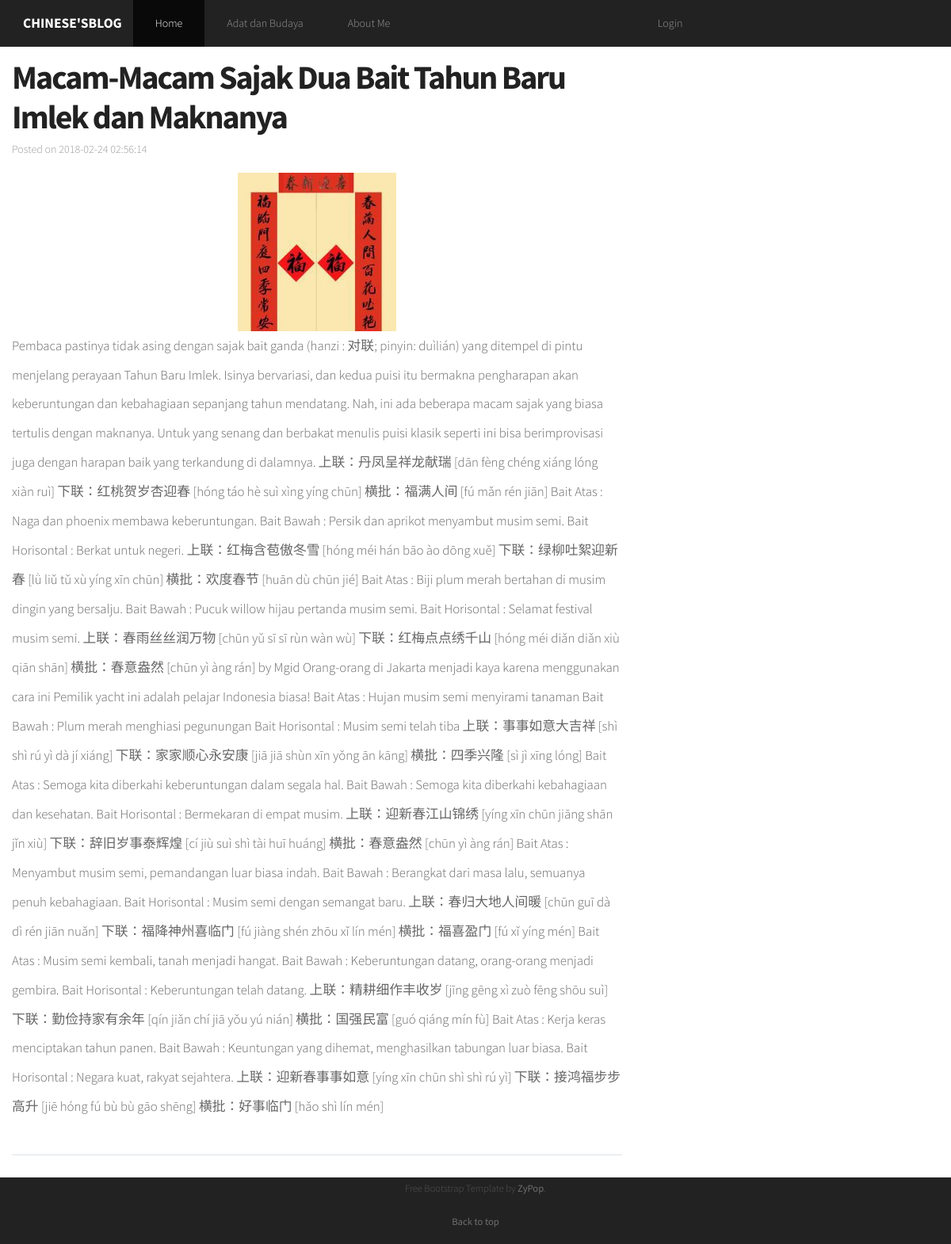
/AdatBudaya/lihatdetail/2, run on the app's committed database.
### tables this page shows
CREATE TABLE `adatbudaya` (
  `id_adatbudaya` int(11) NOT NULL,
  `nama_adat` varchar(100) NOT NULL,
  `deskripsi` text NOT NULL,
  `link_foto` text NOT NULL,
  `tgl_edit` datetime NOT NULL
);

### application/controllers/AdatBudaya.php (called while the page is built, shortened)
<?php
class AdatBudaya extends CI_Controller {
	 public function __construct() {
		 $this->load->model('m_adat');
	 }
	public function lihatdetail($id){
		$result  = $this->m_adat->lihatAdat(trim($id));
		$data = array(
				'id_adatbudaya' => $result[0]->id_adatbudaya,
        'nama_adat' =>  $result[0]->nama_adat,
      	'deskripsi' => $result[0]->deskripsi,
        'link_foto' =>  $result[0]->link_foto,
        'tgl_edit' =>  $result[0]->tgl_edit
    );
		$this->load->view('templates/header');
		$this->load->view('templates/mainnav');
		$this->load->view('templates/detailadatbudaya',$data);
		$this->load->view('templates/footer');
	}
}

### index.php (called while the page is built, shortened)
<?php
require_once BASEPATH.'core/CodeIgniter.php';

### application/models/m_adat.php (called while the page is built, shortened)
<?php
class M_adat extends CI_Model{
		public function lihatAdat($id) {
				$condition = "id_adatbudaya =" . "'" . $id . "'";
				$this->db->select('*');
				$this->db->from('adatbudaya');
				$this->db->where($condition);
				$this->db->limit(1);
				$query = $this->db->get();
				if ($query->num_rows() == 1) {
						return $query->result();
				} else {
						return false;
				}
		}
}

### application/views/templates/detailadatbudaya.php (the view)
<main class="container">
    <div class="row">
        <div class="col-md-8">
            <article>
                <h2 class="article-title"><?= $nama_adat ?></h2>
                <p class="article-meta">Posted on  <time datetime="<?= $tgl_edit ?>"><?= $tgl_edit ?></time></p>
                <center><img src="<?= base_url()."".$link_foto ?>" ></center>
                <p><?= $deskripsi ?></p>
            </article>
        </div>
    </div>
</main>

### data on the page
adatbudaya: nama_adat "Macam-Macam Sajak Dua Bait Tahun Baru Imlek dan Maknanya", tgl_edit "2018-02-24 02:56:14", link_foto (picture), deskripsi "Pembaca pastinya tidak asing dengan sajak bait ganda (hanzi : 对联; pinyin: duìlián) yang ditempel di pintu menjelang perayaan Tahun Baru Imlek. Isinya bervariasi, dan kedua puisi itu bermakna pengharapan akan keberuntungan dan kebahagiaan sepanjang tahun mendatang. Nah, ini ada beberapa macam sajak yang biasa tertulis dengan maknanya. Untuk yang senang dan berbakat menulis puisi klasik seperti ini bisa berimprovisasi juga dengan harapan baik yang terkandung di dalamnya. 上联：丹凤呈祥龙献瑞 [dān fèng chéng xiáng lóng xiàn ruì] 下联：红桃贺岁杏迎春 [hóng táo hè suì xìng yíng chūn] 横批：福满人间 [fú mǎn rén jiān] Bait Atas : Naga dan phoenix membawa keberuntungan. Bait Bawah : Persik dan aprikot menyambut musim semi.…"
